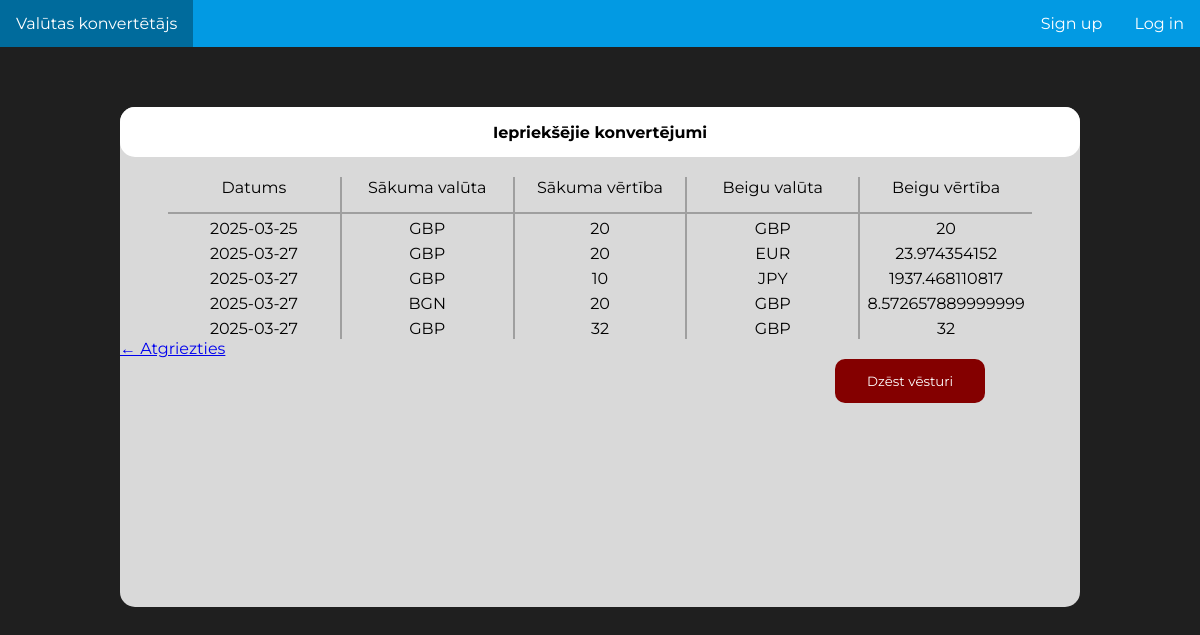
Before: /history with the older database file.
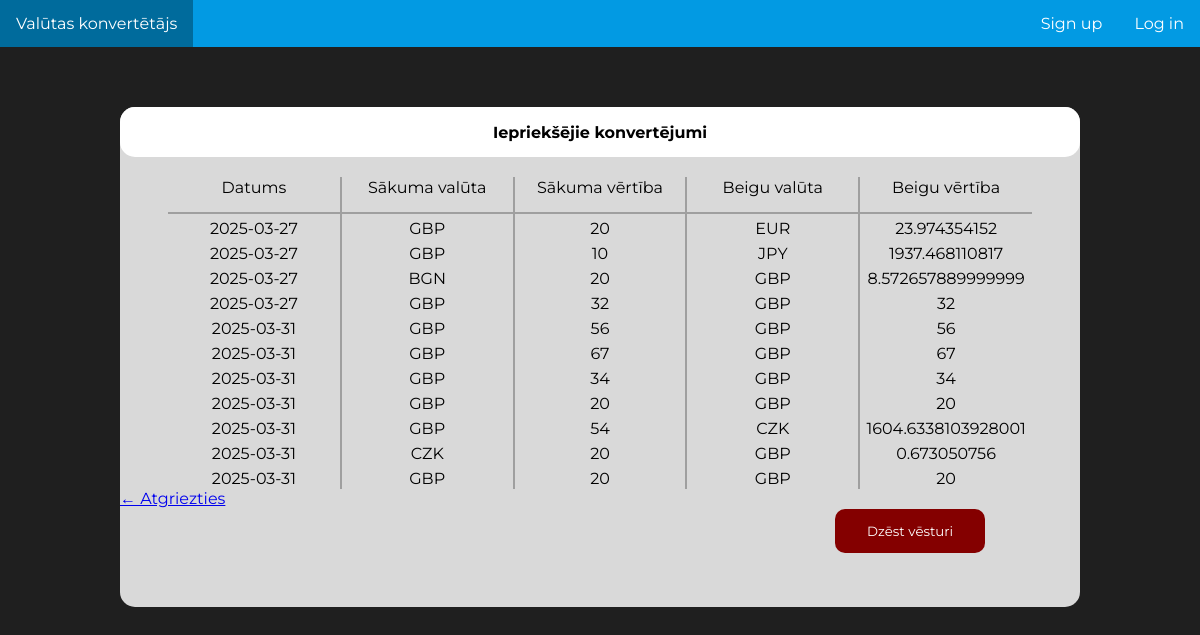
After: the same page with the newer database file.
### tables this page shows
CREATE TABLE "conversion_history" (
	"user_id"	INTEGER,
	"value_from"	INTEGER,
	"currency_from"	TEXT,
	"value_to"	INTEGER,
	"currency_to"	TEXT,
	"date"	TEXT,
	"time"	TEXT,
	FOREIGN KEY("user_id") REFERENCES "user"("user_id")
);

### currency_converter.py (the view)
@app.route("/history", methods = ["GET"])
def history():
    db = utilities.Database()
    history = db.get_histrory()
    print(history == [])
    if history == []:
        return render_template("history.html", history = (("", "", "", "", "", "", "")))
    else:
        return render_template("history.html", history = history)

### utilities.py (called while the page is built)
    def get_histrory(self):
        self.cur.execute("""SELECT * FROM 'conversion_history'""")
        history = self.cur.fetchall()
        self.cur.close()
        return history[-11:]

### templates/history.html (shortened to what this page needs)
<!DOCTYPE html>
<html lang="en">
  <head>
    <link rel="stylesheet" type="text/css" href="{{ url_for('static', filename='style.css' ) }}">
  </head>
    <body>
        <div>
          <ul class="navbar">
            <li><a href="/ieiet">Log in</a></li>
            <li><a href="/regisreties">Sign up</a></li>
            <li style="float:left"><a href="/home">Valūtas konvertētājs</a></li>
          </ul>
        </div>
        <div class="mother-box">
            <div class="big-box">
                <div class="big-box-title-box">
                    Iepriekšējie konvertējumi
                </div>
                <div class="table-area">
                    <table class="big-box-table">
                        <tr>
                          <th class="borderized-right">Datums</th>
                          <th class="borderized-right">Sākuma valūta</th>
                          <th class="borderized-right">Sākuma vērtība</th>
                          <th class="borderized-right">Beigu valūta</th>
                          <th>Beigu vērtība</th>
                        </tr>
                        {% for row in history %}
                          <tr>
                            <td class="borderized-right">{{ row [5] }}</td>
                            <td class="borderized-right">{{ row [2] }}</td>
                            <td class="borderized-right">{{ row [1] }}</td>
                            <td class="borderized-right">{{ row [4] }}</td>
                            <td>{{ row [3] }}</td>
                          </tr>
                        {% endfor %}
                      </table>
                </div>
                <div class="delete-button">
                <form action="/api/delete_history">
                <input class="delete-history-button" type="submit" name="delete_history" value="Dzēst vēsturi"/>
                </form>
                <a class="atgriezties-poga" href="/"> &larr; Atgriezties </a>
                </div>
            </div>
        </div>
    </body>
</html>

### static/style.css (style rules this page uses)
.navbar { list-style-type: none; margin: 0; padding: 0; overflow: hidden; width: 100%; background-color: #029AE3; transition: 0.3s; }
li { float: right; }
li a { display: block; color: white; padding: 14px 16px; text-decoration: none; transition: 0.3s; }
body { display: block; font-family: 'Montserrat', serif; margin: 0px; background-color: #1f1f1f; }
.big-box { height: 500px; width: 80%; background-color: #D9D9D9; display: block; margin: auto; border-radius: 15px; }
.big-box-title-box { display: inline-block; height: 50px; border-radius: 15px; width: 100%; background-color: #ffffff; align-content: center; text-align: center; font-weight: bold; }
.mother-box { margin-top: 60px; }
.big-box-table { text-align: center; width: 100%; }
.table-area { margin-top: 20px; margin-left: auto; margin-right: auto; width: 90%; }
th { font-weight: normal; width: 20%; padding-bottom: 15px; border-bottom: 2px solid #9F9F9F; }
td { padding-top: 5px; }
.borderized-right { border-right: 2px solid #9F9F9F; }
table { border-collapse: collapse; }
.delete-history-button { display: block; border: none; font-family: 'Montserrat', 'serif'; border-radius: 10px; color: #ffffff; background-color: rgb(132, 0, 0); padding: 14px 16px; text-decoration: none; transition: 0.3s; width: 150px; float: right; margin-right: 95px; margin-top: 20px; }
.delete-button { padding-top: auto; padding-bottom: 20px; }

Changed rows visible on the page:
no longer on this page (row unchanged): conversion_history: date "2025-03-25", currency_from "GBP", value_from "20", currency_to "GBP", value_to "20"
added conversion_history: date "2025-03-31", currency_from "GBP", value_from "56", currency_to "GBP", value_to "56"
added conversion_history: date "2025-03-31", currency_from "GBP", value_from "67", currency_to "GBP", value_to "67"
added conversion_history: date "2025-03-31", currency_from "GBP", value_from "34", currency_to "GBP", value_to "34"
added conversion_history: date "2025-03-31", currency_from "GBP", value_from "20", currency_to "GBP", value_to "20"
added conversion_history: date "2025-03-31", currency_from "GBP", value_from "54", currency_to "CZK", value_to "1604.6338103928001"
added conversion_history: date "2025-03-31", currency_from "CZK", value_from "20", currency_to "GBP", value_to "0.673050756"
added conversion_history: date "2025-03-31", currency_from "GBP", value_from "20", currency_to "GBP", value_to "20"
